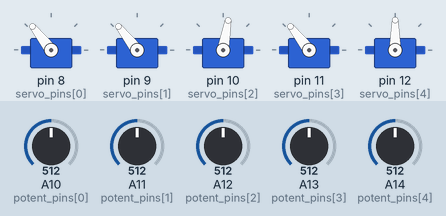
Simulated run of this sketch. Board: Arduino Mega 2560, built with avr-gcc and run on an emulated ATmega2560. On the bench: 5 × servo. The test bench sets the inputs (shaded band); at power-on: A10 (potent_pins[0]) = 512, A11 (potent_pins[1]) = 512, A13 (potent_pins[3]) = 512, A12 (potent_pins[2]) = 512, A14 (potent_pins[4]) = 512.

Above: at 1.2 s.
1.3 s: A10 (potent_pins[0]) set to 716
At 1.7 s:
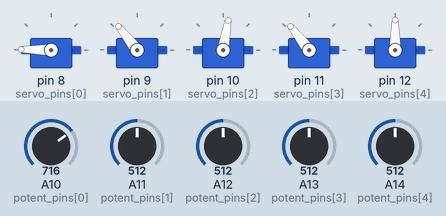
2.8 s: A11 (potent_pins[1]) set to 716
At 4.0 s:
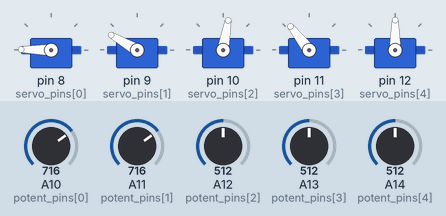
4.3 s: A13 (potent_pins[3]) set to 716
At 5.2 s:
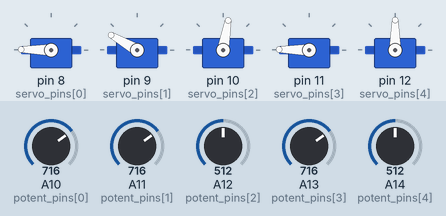
5.8 s: A12 (potent_pins[2]) set to 306
At 6.4 s:
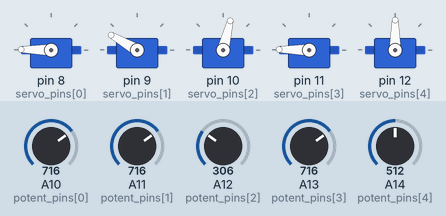
7.3 s: A14 (potent_pins[4]) set to 306
At 8.5 s:
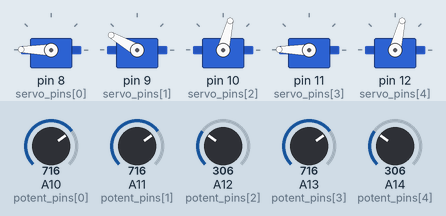
8.8 s: A10 (potent_pins[0]) set to 992
At 9.9 s:
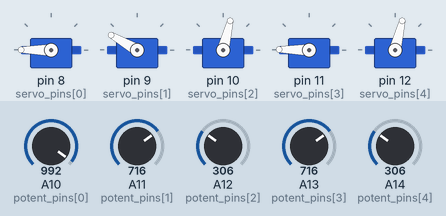
Timing chart, 0 to 11.3 s (numbered marks = the images above; inputs shaded):
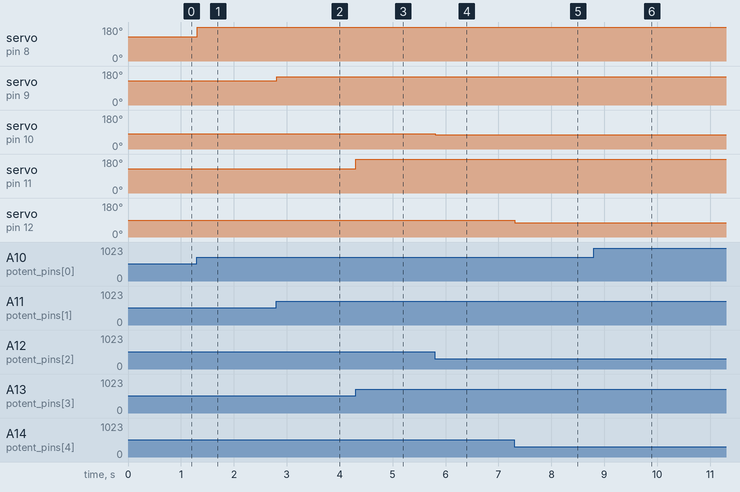

The sketch:

5_servo_manual_control_with_potentiometer.ino
```cpp
#include "Servo.h"

static byte servo_pins[5] = {8, 9, 10, 11, 12}; //пины сервоприводов
static int potent_pins[5] = {A10, A11, A12, A13, A14}; //пины потенциометров
static byte limits[5][2] = {
                            {20, 180}, //servo 1
                            {40, 150},
                            {20, 80},
                            {10, 180},
                            {10, 90}    //servo 5
                           }; //Границы действия для сервоприводов. первое число - min, второе - max. Задано в виде многомерного массива.

Servo servo[5]; //обьявляем пять сервоприводов

void setup() {
  for (int i = 0; i < 5; i++) {
  pinMode(potent_pins[i], INPUT); //Инициализация всех потенциометров с цикле
  servo[i].attach(servo_pins[i]); //Инициализация всех сервоприводов в цикле
  }

}

/**
 * Функция чтения показаний потенциометра,
 * приведённых к диапазону работы сервопривода
 * Pin - Пин потенциометра
 * Min - Минимальное значение для сервопривода
 * Max - Максимальное значение для сервопривода
 */
int readPot(int Pin, int Min, int Max) {
  int value = analogRead(Pin)/4;//Считываем показания потенциометра и делим на 4, сужая диапазон значений потенциометра до диапазона сервопривода
  if (value > Max) {
      value = Max;//Данной проверкой выставляем максимальное значение для value.
  }
  if (value < Min) {
      value = Min;//Данной проверкой выставляем минимальное значение для value.
  }
  return value; //возвращаем значение на точку вызова функции.
}
/**
 * void loop: Основной цикл программы.
 * Так как у нас каждому сервоприводу соответствует свой потенциометр а также границы действия,
 * в цикле для каждого сервопривода читаем значения потенциометра в функции readPot, учитывающей
 * границы действия каждого сервопривода - и присваиваем данные значения сервоприводам, заставляя их передвигаться
 */
void loop() {
  for (int i = 0; i < 5; i++) {
        byte pos = readPot(potent_pins[i], limits[i][0], limits[i][1]);
        servo[i].write(pos);
  }
  delay(10);
}
```

Measured:
- after the input at 1.3 s, servo on pin 8 (servo_pins[0]): 128° → 179° at once
- after the input at 2.8 s, servo on pin 9 (servo_pins[1]): 128° → 150° at once
- after the input at 4.3 s, servo on pin 11 (servo_pins[3]): 128° → 179° at once
- after the input at 5.8 s, servo on pin 10 (servo_pins[2]): 80° → 76° at once
- after the input at 7.3 s, servo on pin 12 (servo_pins[4]): 90° → 76° at once
- after the input at 8.8 s, servo on pin 8 (servo_pins[0]): 179° → 180° at once
